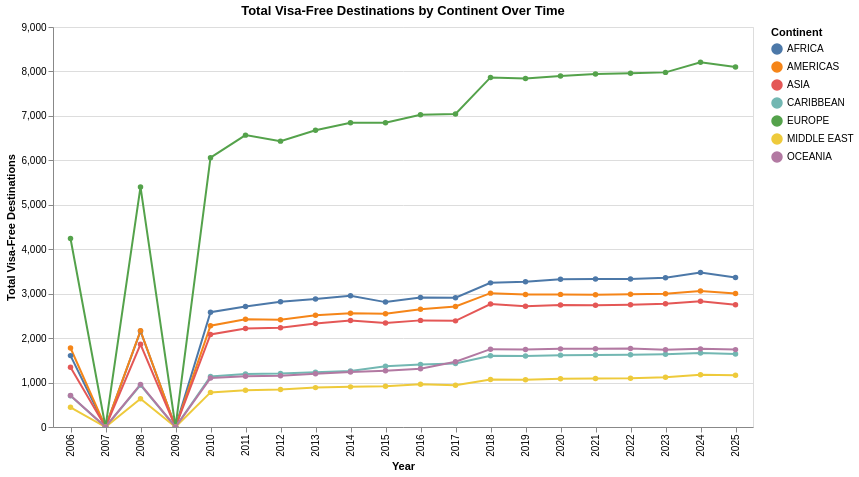

This figure's notebook cell:
### Markdown cell above
The obvious problem with this plot is that each continent has many countries and each country has a diferent number of "visa free count". We need some metric to compute how easy is to enter the continent from any other country. That means, we have a set of countries $C={country_1,country_2,...,country_N}$, we select $C_n$ where $0<n<|C|$ and iterate over the rest of the countries to check if they can enter $C_n$, store the value in $F_n$, and once we have computed $F$ (count of countries that can enter $C_n$) of each country, we add up all $F_n$ based on the continent they belong to.

This can be done using Altair by adding up all country counts based on the continent.

### Code cell
# Group by region and year, sum visa_free_count for each continent per year
continent_year_sum = rank_by_year.groupby(['region', 'year'], as_index=False)['visa_free_count'].sum()

# Altair line chart: total visa-free count over time by continent
continent_chart = alt.Chart(continent_year_sum).mark_line(point=True).encode(
    x=alt.X('year:O', title='Year'),
    y=alt.Y('visa_free_count:Q', title='Total Visa-Free Destinations'),
    color=alt.Color('region:N', title='Continent'),
    tooltip=['region', 'year', 'visa_free_count']
).properties(
    title='Total Visa-Free Destinations by Continent Over Time',
    width=700,
    height=400
).interactive()

continent_chart

### Figure 1 — Vega-Lite specification as saved in the notebook (floating-point values rounded to 4 significant figures; data arrays with more than 128 entries replaced by an {"elided": "..."} marker saying what was removed)
{"config": {"view": {"continuousWidth": 300, "continuousHeight": 300}}, "data": {"name": "data-068e5370a35e5428ed6ddd0a017fa39a"}, "mark": {"type": "line", "point": true}, "encoding": {"color": {"field": "region", "title": "Continent", "type": "nominal"}, "tooltip": [{"field": "region", "type": "nominal"}, {"field": "year", "type": "quantitative"}, {"field": "visa_free_count", "type": "quantitative"}], "x": {"field": "year", "title": "Year", "type": "ordinal"}, "y": {"field": "visa_free_count", "title": "Total Visa-Free Destinations", "type": "quantitative"}}, "height": 400, "params": [{"name": "param_2", "select": {"type": "interval", "encodings": ["x", "y"]}, "bind": "scales"}], "title": "Total Visa-Free Destinations by Continent Over Time", "width": 700, "$schema": "https://vega.github.io/schema/vega-lite/v5.20.1.json", "datasets": {"data-068e5370a35e5428ed6ddd0a017fa39a": {"elided": "140 records"}}}
